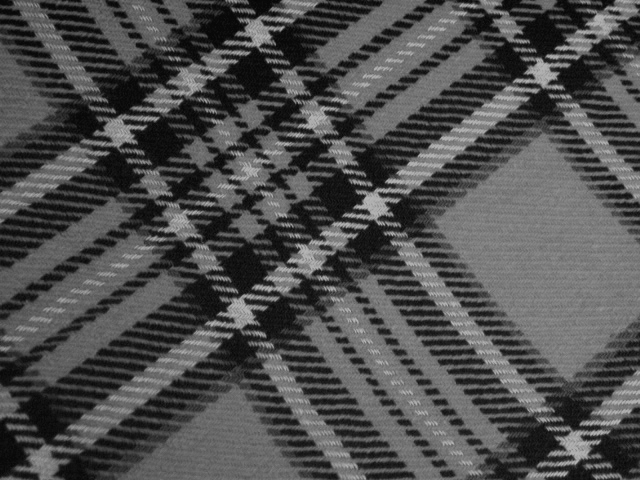
%> input picture dataset/80.jpg, 640 x 480 px; its folder holds only this picture in this run
$ octave preprocess.m   (GNU Octave 9; MATLAB toolbox functions it lacks are replaced by stand-ins)
%> lines starting %> are read from the running program, lines starting %| are printed output that depends on the picture
%> further down, image is the input picture: size 480x640 uint8; min 5, max 183, mean 77.9
### preprocess/GLD.m
function [ diff ] = GLD( image, vector, d )
%> called with vector = [1 1], d = 7
    min1 = abs(min(vector, vector*0) * d) + 1;
    max1 = abs(max(vector, vector*0) * d) + 1;
    min2 = size(image) - max1;
%> min2 = [472 632]
    max2 = size(image) - min1;
%> max2 = [479 639]

    image1 = image(min1(1):min2(1), min1(2):min2(2));
    image2 = image(max1(1):max2(1), max1(2):max2(2));

    diff = abs(image2 - image1);
end

### preprocess/GLDM.m
function [ feature ] = GLDM( image, d )
    [diff1, diff2, diff3, diff4] = AllGLD(image, d);
%> call 2 of GLD, with vector = [1 -1], d = 7
%> in GLD (call 2), `image1 = image(min1(1):min2(1), min1(2):min2(2));`:
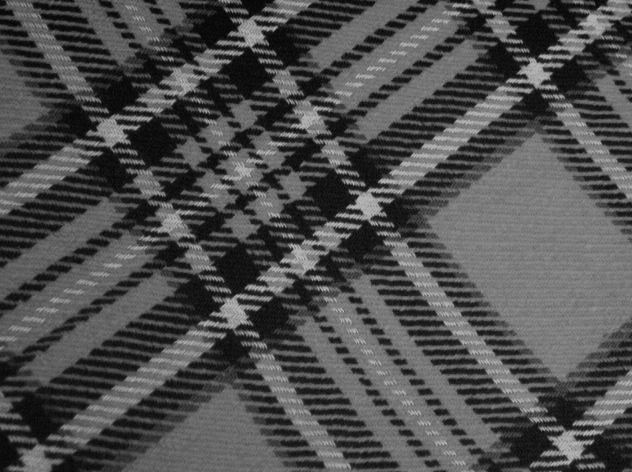
%> image1: size 472x632 uint8; min 5, max 183, mean 78.1
%> call 3 of GLD, with vector = [1 0], d = 7
%> in GLD (call 3), `image1 = image(min1(1):min2(1), min1(2):min2(2));`:
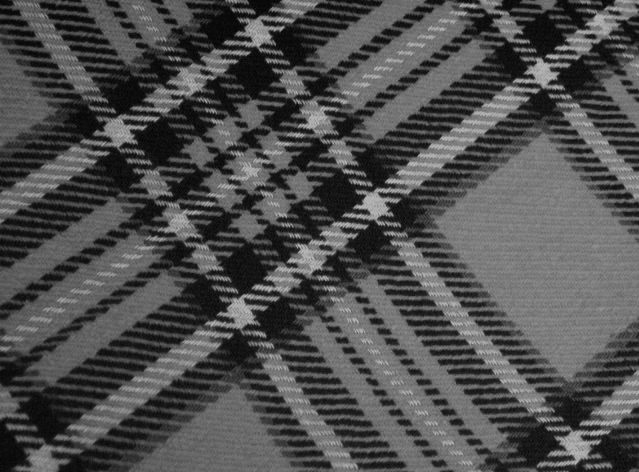
%> image1: size 472x639 uint8; min 5, max 183, mean 77.9
%> in GLD (call 3), `image2 = image(max1(1):max2(1), max1(2):max2(2));`:
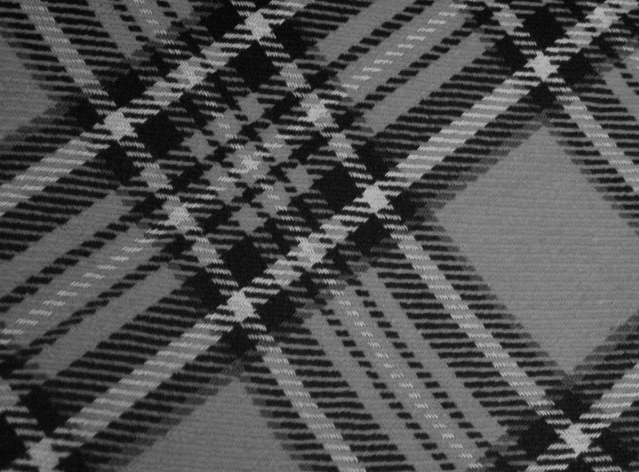
%> image2: size 472x639 uint8; min 5, max 183, mean 78.1
%> in GLD (call 3), `diff = abs(image2 - image1);`:
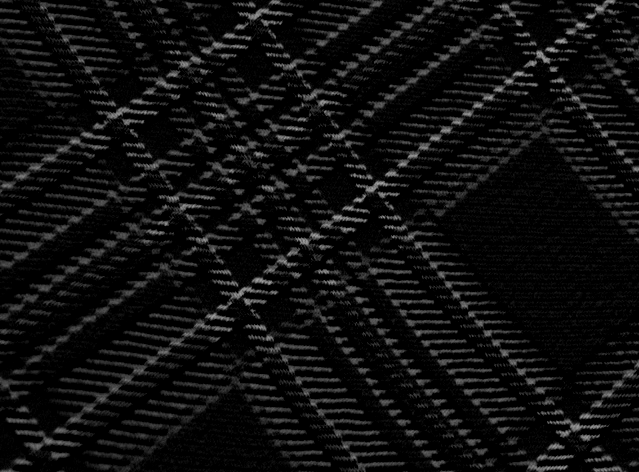
%> diff: size 472x639 uint8; min 0, max 168, mean 15.3
%> call 4 of GLD, with vector = [0 1], d = 7
%> in GLD (call 4), `image1 = image(min1(1):min2(1), min1(2):min2(2));`:
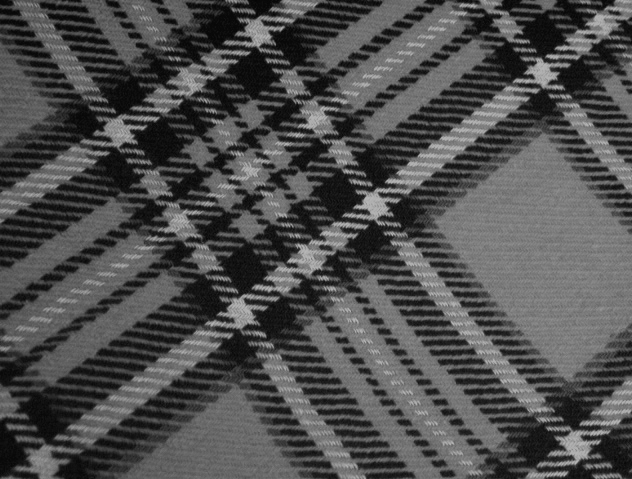
%> image1: size 479x632 uint8; min 5, max 183, mean 77.8
%> in GLD (call 4), `image2 = image(max1(1):max2(1), max1(2):max2(2));`:
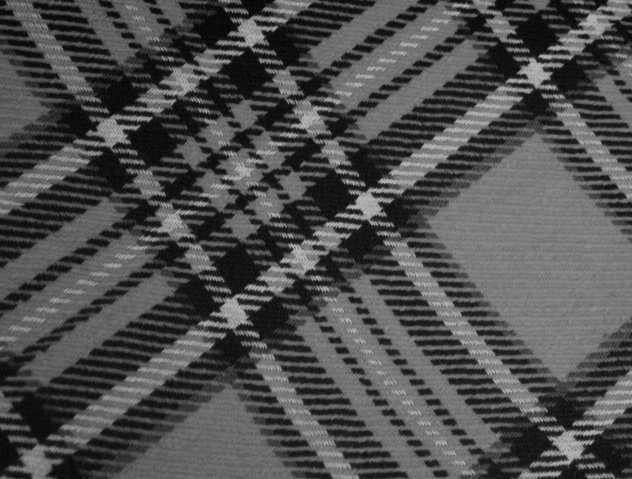
%> image2: size 479x632 uint8; min 5, max 183, mean 78.1
%> in GLD (call 4), `diff = abs(image2 - image1);`:
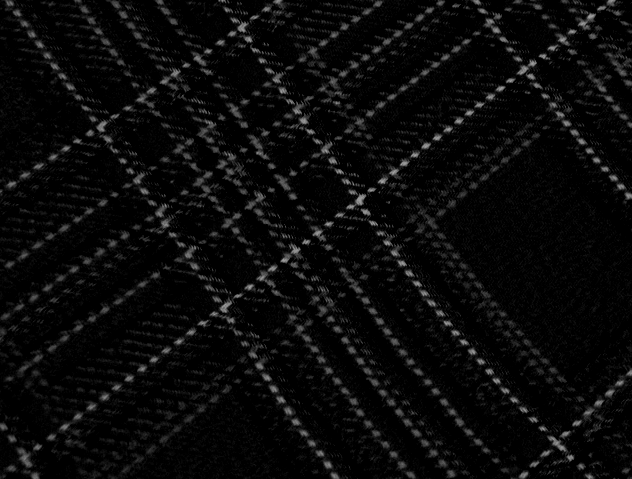
%> diff: size 479x632 uint8; min 0, max 163, mean 10.3

    feature = mean([
        Properties(diff1)';
        Properties(diff2)';
        Properties(diff3)';
        Properties(diff4)']);
end

function [ properties ] = Properties( diff )
    P = histcounts(reshape(diff.', 1, numel(diff))) * 1.0;
%> P = 84 values, max 155635 at index 1, min 3 at index 83, mean 3551.2
    P = P / sum(P);
%> P = 84 values, max 0.522 at index 1, min 1.01e-05 at index 83, mean 0.0119
    I = 0:(length(P) - 1);
%> I = 84 values from 0 to 83

    logN = P .* log(P);
%> logN = 84 values, max -0.000116 at index 83, min -0.339 at index 1, mean -0.0298
    logN(isnan(logN)) = 0;

    properties = [
        mean(P .* I); % Mean
        sum(P .* I .* I); % Contrast
        sum(P .* P); % ASM
        -sum(logN); % Entropy
        sum(P ./ ((I .* I) + 1)); % IDM
        var(P .* I) % Variance
        ];
%> properties = [0.0985; 256.6; 0.279; 2.5; 0.553; 0.00443]
end

### preprocess/AllGLD.m
function [ dir1, dir2, dir3, dir4 ] = AllGLD( image, d )
    dir1 = GLD(image, [1 1], d);
    dir2 = GLD(image, [1 -1], d);
    dir3 = GLD(image, [1 0], d);
    dir4 = GLD(image, [0 1], d);
end

### preprocess/preprocess.m
rng(10);
close all;
clear all;
files = dir('dataset');
features = [];
for i = 3 : length(files)
    image = imread(strcat('dataset/', files(i).name));
    features = [features; GLDM(image,7)];
%> in GLDM, `feature = mean([ Properties(diff1)'; Properties(diff2)'; Properties(di..`: feature = [0.0864 637.8 0.273 2.68 0.54 0.00357]
%> features = [0.0864 637.8 0.273 2.68 0.54 0.00357]
end

features = zscore(features);
%> features = [-0.411 2.04 -0.41 -0.401 -0.409 -0.411]
